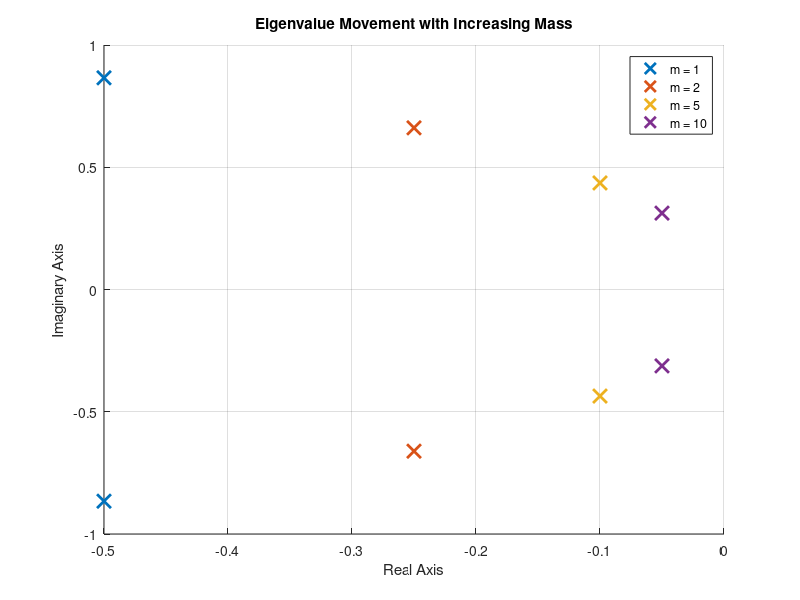
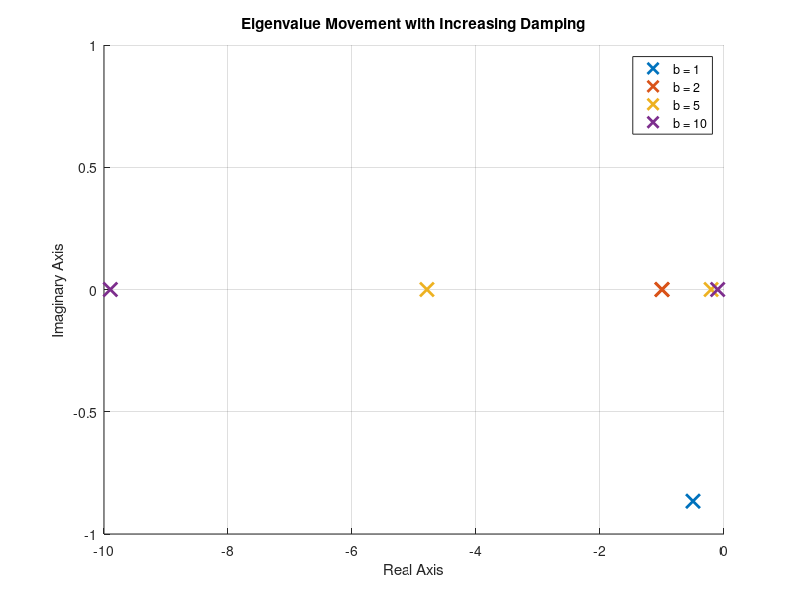
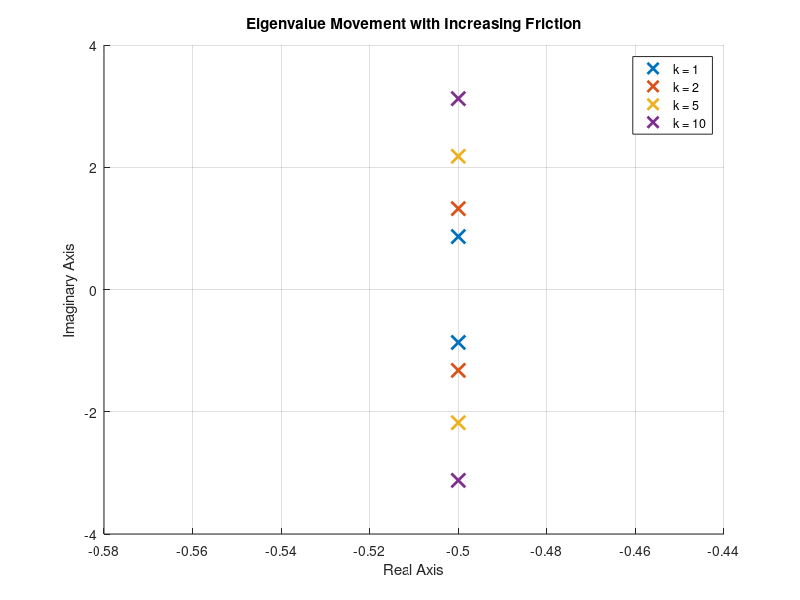

Write MATLAB code to recreate these figures, in order.
clc , clear all ; close all 

%% Mass Spring Damper System 
m = 1 ; b = 1 ; k = 1;

%  -------------------------------- State Space Model ----------------------
A = [0 1;-k/m -b/m]; % System Matrix
B = [0 ; 1]; % Input Matrix
C = [1 0]; % Output Matrix
D = [0]; % Feedback Matrix

%% ----------------------------- Parameter Study ---------------

% Project 01 : m,b,k  ---> G(s) ---> poles ---> Response

% Project 09 : m,b,k  ---> A ---> eigen values ---> State Evaluation

                               %% Effect of mass 

mVal = [1,2,5,10];
k = 1 ; b = 1; 

figure
hold on ; grid on

for i = 1:length(mVal)
    m = mVal(i);
    A = [0 1;-k/m -b/m]; % System Matrix
    fprintf('eigen values of A when m = %d:\n',m)
    eigenValues = eig(A);
    disp(eigenValues)
    plot(real(eigenValues), imag(eigenValues), 'x', ...
        'MarkerSize', 10, 'LineWidth', 2)
    
end

xlabel('Real Axis')
ylabel('Imaginary Axis')
legend('m = 1','m = 2','m = 5','m = 10')
title('Eigenvalue Movement with Increasing Mass')

                              %% Effect of damper 

bVal = [1,2,5,10];
k = 1 ; m = 1; 

figure
hold on ; grid on

for i = 1:length(bVal)
    b = bVal(i);
    A = [0 1;-k/m -b/m]; % System Matrix
    fprintf('eigen values of A when b = %d:\n',b)
    eigenValues = eig(A);
    disp(eigenValues)
    plot(real(eigenValues), imag(eigenValues), 'x', ...
        'MarkerSize', 10, 'LineWidth', 2)
    
end

xlabel('Real Axis')
ylabel('Imaginary Axis')
legend('b = 1','b = 2','b = 5','b = 10')
title('Eigenvalue Movement with Increasing Damping')
                            %% Effect of friction

kVal = [1,2,5,10];
b = 1 ; m = 1;

figure
hold on ; grid on

for i = 1:length(kVal)
    k = kVal(i);
    A = [0 1;-k/m -b/m]; % System Matrix
    fprintf('eigen values of A when k = %d:\n',k)
    eigenValues = eig(A);
    disp(eigenValues)
    plot(real(eigenValues), imag(eigenValues), 'x', ...
        'MarkerSize', 10, 'LineWidth', 2)
    
end
xlabel('Real Axis')
ylabel('Imaginary Axis')
legend('k = 1','k = 2','k = 5','k = 10')
title('Eigenvalue Movement with Increasing Friction')
